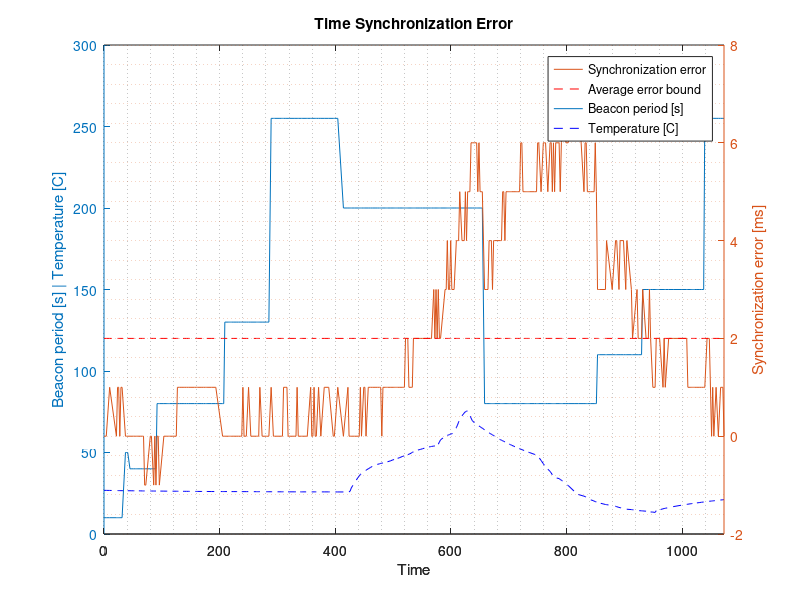
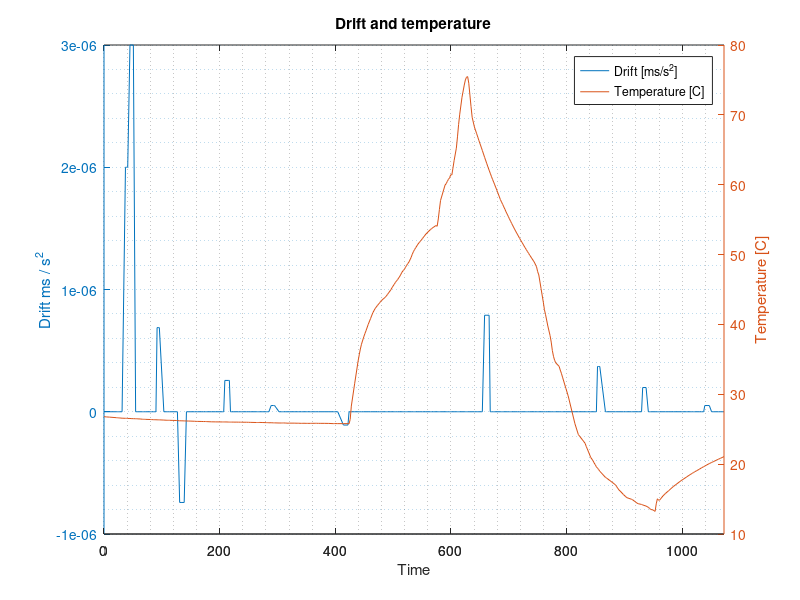
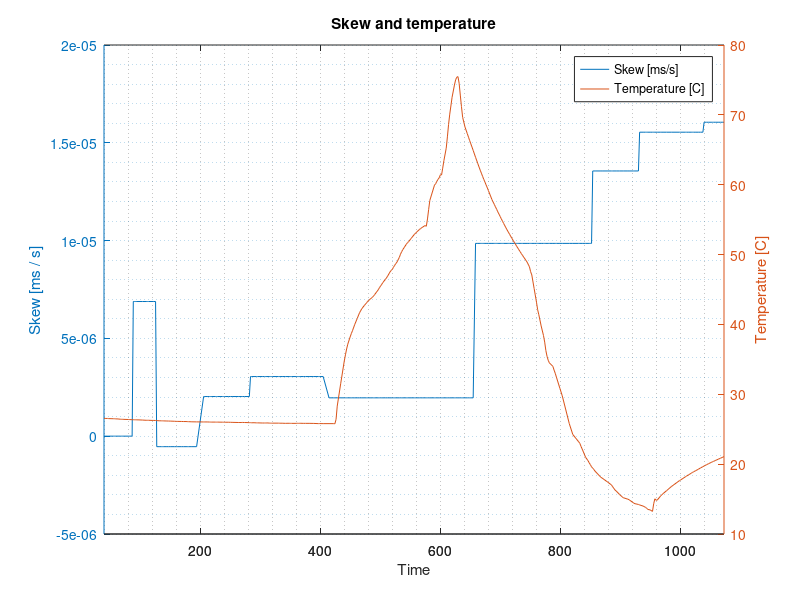

These charts were generated, in order, by the following MATLAB code:
%data = dlmread('2014-12-22 20-13-52.txt'); % Stable measurements
data = dlmread('2014-12-22 16-37-55.txt'); % Unstable measurements
%data = dlmread('2014-12-22 15-49-36.txt');
%data = dlmread('2014-12-22 15-26-48.txt');
%data = dlmread('2014-12-22 12-42-09.txt');

j = 1;
pairedData = zeros(length(data),6);
% pairedData = [timeSyncError, beaconPeriod, drift, skew, temp, seq, timestamp]
for i = 1:length(data)-1
   if ((abs(data(i,7) - data (i+1,7)) < 50) && (data(i,1)-data(i+1,1) ~= 0))
       if (abs(data(i,2)-data(i+1,2)) > 1000000)
           % outlier
           continue;
       end
       
       if(data(i,1) == 1) % parent is i, child is i+1
            pairedData(j,1) = data(i,2)-data(i+1,2);
            pairedData(j,2) = data(i,3);
            pairedData(j,3) = data(i,4);
            pairedData(j,4) = data(i+1,4);
            pairedData(j,5) = data(i+1,5);
            pairedData(j,6) = data(i,6);
            pairedData(j,7) = data(i,7);
       else % parent is i+1, child is i
            pairedData(j,1) = data(i+1,2)-data(i,2);
            pairedData(j,2) = data(i+1,3);
            pairedData(j,3) = data(i+1,4);
            pairedData(j,4) = data(i,4);
            pairedData(j,5) = data(i,5);
            pairedData(j,6) = data(i+1,6);
            pairedData(j,7) = data(i+1,7);
       end
       j = j+1;
   else
       % no match
   end
end
pairedData  = pairedData(1:j-1,:);

% Remove unwanted parts:
pairedData  = pairedData(11:length(pairedData),:); %Unstable
%pairedData  = pairedData(30:length(pairedData)/2-75,:); %Stable

% Normalize timestamps
pairedData(:,7) = (pairedData(:,7)-pairedData(1,7))/1000;

figure(1)
clf

% SyncError, beacon period, temperature and error bound vs time
[hAx,pBeacon,pError] = plotyy(pairedData(:,7),pairedData(:,2),pairedData(:,7),pairedData(:,1));
set(get(hAx(1),'Ylabel'),'String','Beacon period [s] | Temperature [C]') 
set(get(hAx(2),'Ylabel'),'String','Synchronization error [ms]')

axes(hAx(1))
hold on
plot(pairedData(:,7),pairedData(:,5),'--b');
xlabel('Time')
axes(hAx(2))
hold on
plot(pairedData(:,7),ones(size(pairedData(:,7)))*2,'--r');

title('Time Synchronization Error')
xlabel('Time')

grid minor
legend(...
    'Synchronization error',...
    'Average error bound',...
    'Beacon period [s]',...
    'Temperature [C]')

%%
figure(2)
% Drift and temperature vs time
[hAx2,pBeacon,pError] = plotyy(pairedData(:,7),pairedData(:,3),pairedData(:,7),pairedData(:,5)); 

title('Drift and temperature')
xlabel('Time')

ylabel(hAx2(1),'Drift ms / s^2') % left y-axis
ylabel(hAx2(2),'Temperature [C]') % right y-axis

grid minor
legend(...
    'Drift [ms/s^2]',...
    'Temperature [C]')

pairedData  = pairedData(11:length(pairedData),:); %Unstable
figure(3)
% Skew and temperature vs time
[hAx2,pBeacon,pError] = plotyy(pairedData(:,7),pairedData(:,4),pairedData(:,7),pairedData(:,5)); 

title('Skew and temperature')
xlabel('Time')

ylabel(hAx2(1),'Skew [ms / s]') % left y-axis
ylabel(hAx2(2),'Temperature [C]') % right y-axis

grid minor
legend(...
    'Skew [ms/s]',...
    'Temperature [C]')
